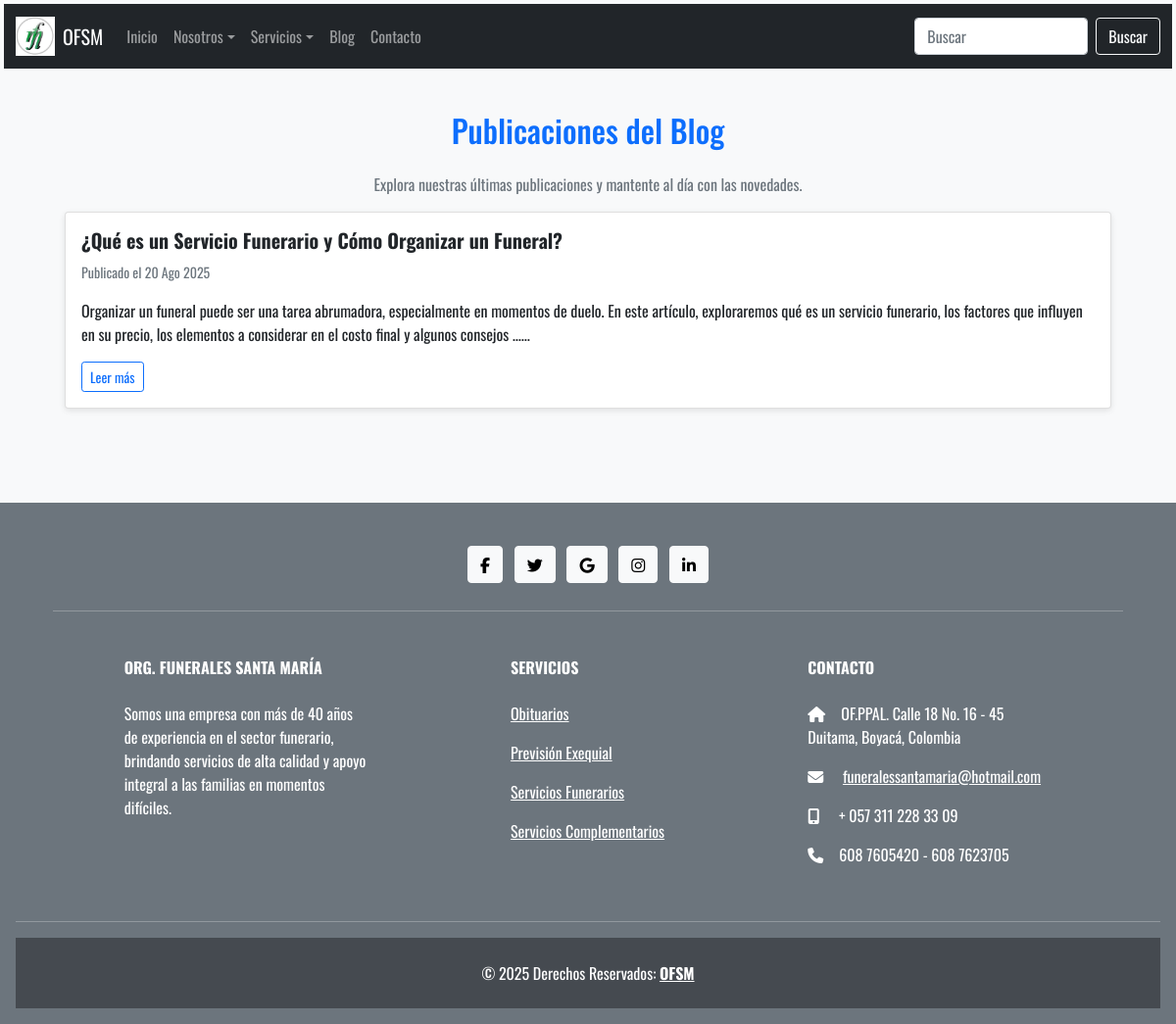
Screenshot of /blog/ with the database file from the repository.
### app_gestion/models.py (models this page shows, shortened)
class Blog(models.Model):
    titulo = models.CharField(max_length=200)
    contenido = models.TextField()
    fecha_publicacion = models.DateTimeField(auto_now_add=True)

### app_gestion/views.py (the view)
# urls.py: path('blog/', views.blog_list, name="blog"),
def blog_list(request):
    blogs = Blog.objects.all().order_by('-fecha_publicacion')
    return render(request, 'blog.html', {'blogs': blogs})

### app_gestion/templates/blog.html (shortened to what this page needs)
{% extends "base.html" %}
{% block content %}
<body>
    <div class="container py-4">
        <h2 class="mb-4 text-center text-primary">Publicaciones del Blog</h2>
        <p class="text-center text-muted">Explora nuestras últimas publicaciones y mantente al día con las novedades.</p>
        {% for blog in blogs %}
        <div class="card mb-4">
            <div class="card-body">
                <h5 class="card-title text-dark">{{ blog.titulo }}</h5>
                <p class="card-text text-muted">
                    <small>Publicado el {{ blog.fecha_publicacion|date:"d M Y" }}</small>
                </p>
                <p class="card-text" id="resumen-{{ blog.id }}">
                    {{ blog.contenido|truncatewords:40 }}...
                </p>
                <button class="btn btn-outline-primary btn-sm btn-toggle" onclick="toggleContenido('{{ blog.id }}')"
                        id="btn-{{ blog.id }}">
                    Leer más
                </button>
            </div>
        </div>
        {% empty %}
        <p class="text-center text-muted">No hay publicaciones disponibles.</p>
        {% endfor %}
    </div>
</body>
{% endblock %}

### app_gestion/templates/base.html (style rules this page uses)
body { font-family: "Oswald", sans-serif; background-color: #f8f9fa; color: #212529; font-optical-sizing: auto; font-weight: <weight>; font-style: normal; }

### app_gestion/templates/blog.html (style rules this page uses)
body { background-color: #f8f9fa; }
.card { box-shadow: 0 2px 6px rgba(0,0,0,0.1); }
.card-title { font-weight: bold; }
.btn-toggle { cursor: pointer; }

### rows the page displays
Blog: titulo "¿Qué es un Servicio Funerario y Cómo Organizar un Funeral?", fecha_publicacion "20 Ago 2025", contenido "Organizar un funeral puede ser una tarea abrumadora, especialmente en momentos de duelo. En este artículo, exploraremos qué es un servicio funerario, los factores que influyen en su precio, los elementos a considerar en el costo final y algunos consejos …"
